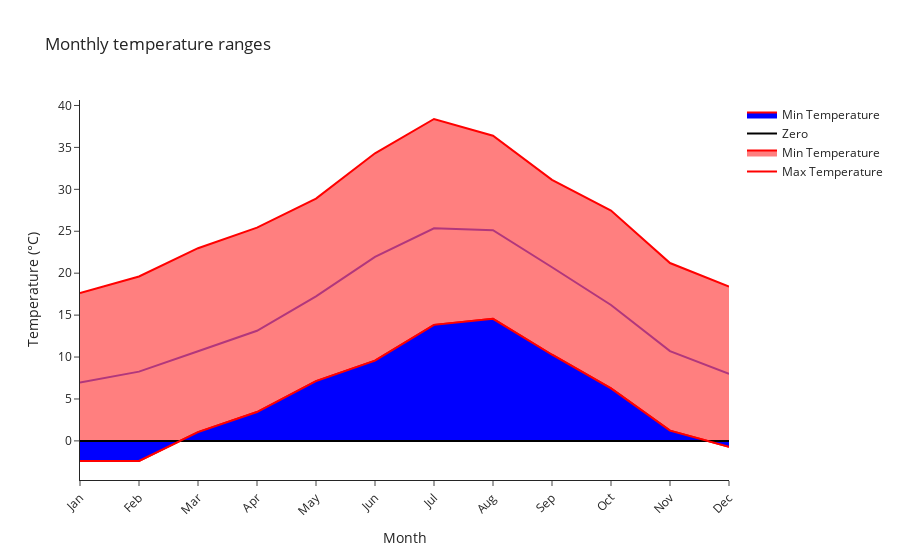

Notebook code cell kept with this figure:
### Code cell
import plotly.express as px

# Create a DataFrame from the DataArrays
df = pd.DataFrame({
    'month': avg_temp.month.values,
    'avg_temp': avg_temp.values,
    'max_temp': max_temp.values,
    'min_temp': min_temp.values
})
df['fake_temp'] = 0

# Create a line chart for average temperature
fig = px.line(df, x='month', y='avg_temp', title='Monthly temperature ranges')

# Add a line chart for max temperature
fig.add_trace(go.Scatter(x=df['month'], y=df['max_temp'], mode='lines', name='Max Temperature', line_color='red'))

# Add a line chart for min temperature
fig.add_trace(go.Scatter(x=df['month'], y=df['min_temp'], mode='lines', name='Min Temperature', line_color='red', fill='tonexty'))

# Add a line chart for min temperature
fig.add_trace(go.Scatter(x=df['month'], y=df['fake_temp'], mode='lines', name='Zero', line_color='black'))

# Add a line chart for min temperature
fig.add_trace(go.Scatter(x=df['month'], y=df['min_temp'], mode='lines', name='Min Temperature', line_color='red', fill='tonexty', fillcolor='blue'))

# Set the layout
fig.update_layout(
    yaxis=dict(title='Temperature (°C)'),
    xaxis=dict(
        title='Month',
        tickmode='array',
        tickvals=df['month'],
        ticktext=['Jan', 'Feb', 'Mar', 'Apr', 'May', 'Jun', 'Jul', 'Aug', 'Sep', 'Oct', 'Nov', 'Dec'],
        tickangle=-45
    ),
    template='simple_white'
)

# Show the figure
fig.show()

### Figure 1 — Plotly figure (JSON) as saved in the notebook; plotly's stock layout.template omitted (floating-point values rounded to 4 significant figures)
{"data": [{"hovertemplate": "month=%{x}<br>avg_temp=%{y}<extra></extra>", "legendgroup": "", "line": {"color": "#636efa", "dash": "solid"}, "marker": {"symbol": "circle"}, "mode": "lines", "name": "", "orientation": "v", "showlegend": false, "type": "scatter", "x": [1, 2, 3, 4, 5, 6, 7, 8, 9, 10, 11, 12], "xaxis": "x", "y": [6.964, 8.26, 10.69, 13.13, 17.23, 21.95, 25.36, 25.13, 20.71, 16.21, 10.71, 7.985], "yaxis": "y"}, {"line": {"color": "red"}, "mode": "lines", "name": "Max Temperature", "type": "scatter", "x": [1, 2, 3, 4, 5, 6, 7, 8, 9, 10, 11, 12], "y": [17.62, 19.61, 22.98, 25.43, 28.9, 34.3, 38.39, 36.39, 31.12, 27.47, 21.21, 18.41]}, {"fill": "tonexty", "line": {"color": "red"}, "mode": "lines", "name": "Min Temperature", "type": "scatter", "x": [1, 2, 3, 4, 5, 6, 7, 8, 9, 10, 11, 12], "y": [-2.398, -2.388, 1.043, 3.443, 7.131, 9.568, 13.83, 14.56, 10.27, 6.264, 1.222, -0.7076]}, {"line": {"color": "black"}, "mode": "lines", "name": "Zero", "type": "scatter", "x": [1, 2, 3, 4, 5, 6, 7, 8, 9, 10, 11, 12], "y": [0, 0, 0, 0, 0, 0, 0, 0, 0, 0, 0, 0]}, {"fill": "tonexty", "fillcolor": "blue", "line": {"color": "red"}, "mode": "lines", "name": "Min Temperature", "type": "scatter", "x": [1, 2, 3, 4, 5, 6, 7, 8, 9, 10, 11, 12], "y": [-2.398, -2.388, 1.043, 3.443, 7.131, 9.568, 13.83, 14.56, 10.27, 6.264, 1.222, -0.7076]}], "layout": {"legend": {"tracegroupgap": 0}, "title": {"text": "Monthly temperature ranges"}, "xaxis": {"anchor": "y", "domain": [0, 1], "tickangle": -45, "tickmode": "array", "ticktext": ["Jan", "Feb", "Mar", "Apr", "May", "Jun", "Jul", "Aug", "Sep", "Oct", "Nov", "Dec"], "tickvals": [1, 2, 3, 4, 5, 6, 7, 8, 9, 10, 11, 12], "title": {"text": "Month"}}, "yaxis": {"anchor": "x", "domain": [0, 1], "title": {"text": "Temperature (°C)"}}}}
